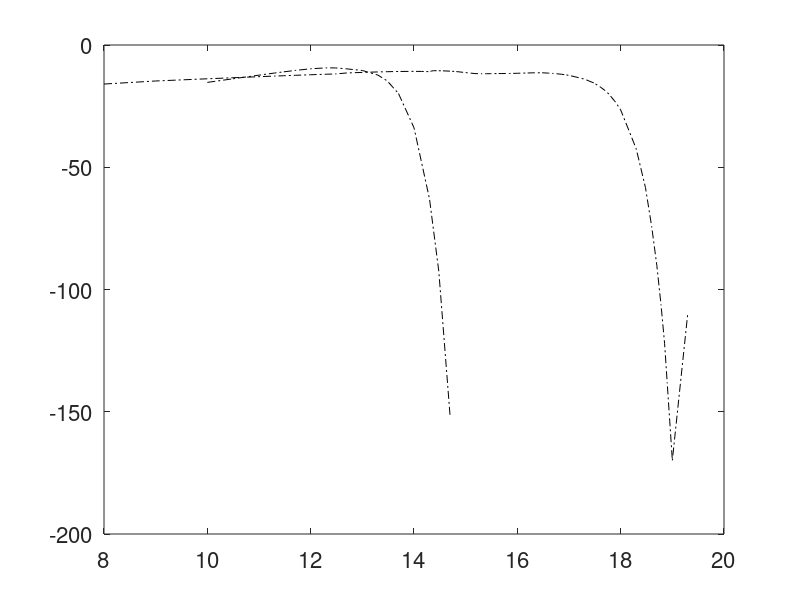

The MATLAB source for this figure: (Note: this script raises an error after producing the figure.)
set(0,'DefaultAxesFontSize',16)
%load synchrtr.dat
%x=synchrtr(:,1);
%y=synchrtr(:,2);
%plot(x,y+4.,'k.')
%hold on
load fort12g.dat
x=fort12g(:,1);
y=fort12g(:,2);
plot(x,y-9.5,'k-.')
hold on
load fort12d.dat
x=fort12d(:,1);
y=fort12d(:,2);
plot(x,y-11.2,'k-.')
hold on
load fortsync.dat
x=fortsync(:,1);
y=fortsync(:,2);
plot(x,y-10.7,'k-')
hold on
hold on
load fort12_600d.dat
x=fort12_600d(:,1);
y=fort12_600d(:,2);
plot(x,y-11.2,'k--')
hold on
load fort12_600g.dat
x=fort12_600g(:,1);
y=fort12_600g(:,2);
plot(x,y-10.5,'k--')
hold on
load fort12_100g.dat
x=fort12_100g(:,1);
y=fort12_100g(:,2);
plot(x,y-8.,'k-')
hold on
hold on
load fort12_100d.dat
x=fort12_100d(:,1);
y=fort12_100d(:,2);
plot(x,y-10.0,'k-')
hold on
hold on
load fort18.dat     
x=fort18(:,1);
y=fort18(:,2);
plot(x,y-13.3,'k-')
hold on
load fort113_ic3.dat
x=fort113_ic3(:,1);
y=fort113_ic3(:,2);
plot(x,y-19.1,'r-')
hold on
hold on
load fort113_ic2.dat
x=fort113_ic2(:,1);
y=fort113_ic2(:,2);
plot(x,y-13.5,'r--')
hold on
load ic50sed.dat      
x=ic50sed(:,1);
y=ic50sed(:,2);
%plot(log10(x),log10(y)+0.89,'ko')
hold on
load n7212cont.dat    
x=n7212cont(:,1);
y=n7212cont(:,2);
plot(log10(x),log10(y)+0.89,'ko')
axis([7. 20. -16.5 -8.])
xlabel('log \nu [Hz]')
ylabel('log \nu F_{\nu} [erg cm^{-2} s^{-1}]')
